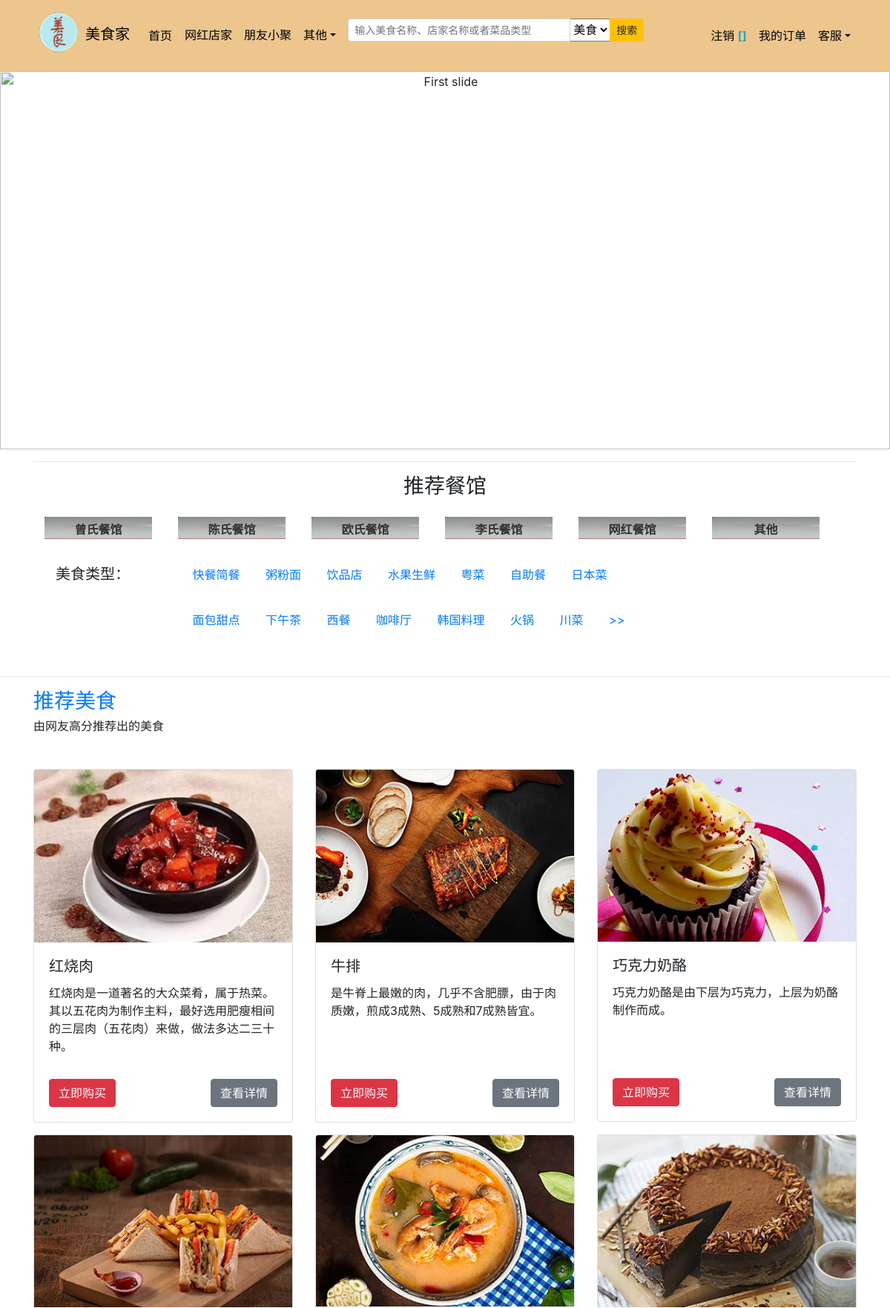
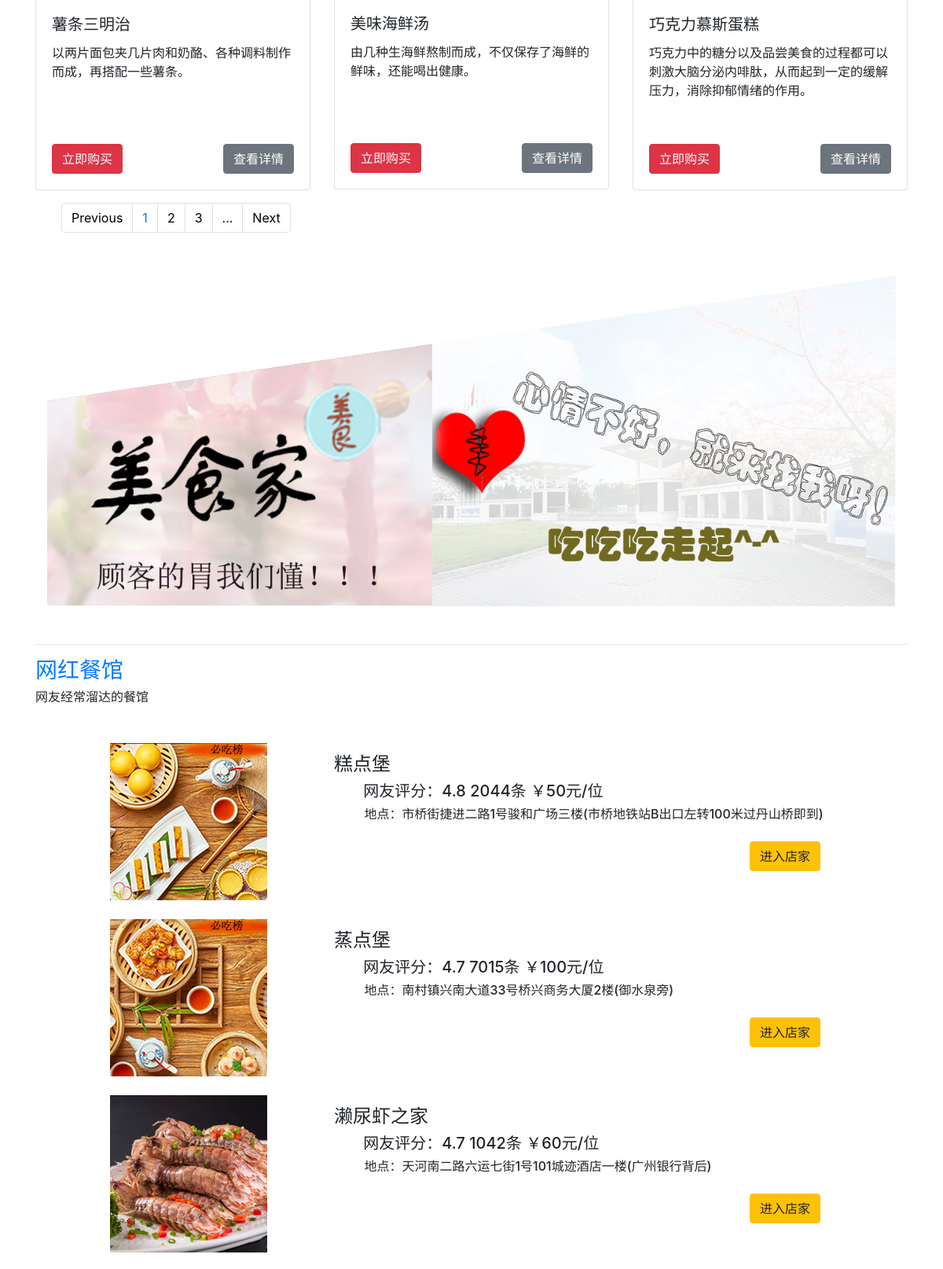
The page / (upper part) on the database its author committed (2 pictures, top to bottom).
### tables this page shows
CREATE TABLE `food` (
  `foodid` int(4) unsigned zerofill NOT NULL AUTO_INCREMENT,
  `foodname` varchar(255) NOT NULL,
  `intoduce` varchar(255) NOT NULL,
  `more` varchar(550) NOT NULL,
  `foodstore` varchar(255) DEFAULT NULL,
  `price` float(10,2) unsigned NOT NULL,
  `faddress` varchar(255) DEFAULT NULL,
  PRIMARY KEY (`foodid`)
);

CREATE TABLE `store` (
  `storeid` int(5) unsigned NOT NULL AUTO_INCREMENT,
  `storename` varchar(255) NOT NULL,
  `storecomment` varchar(255) NOT NULL,
  `address` varchar(255) NOT NULL,
  PRIMARY KEY (`storeid`)
);

### index.php (the view, shortened to what this page needs)
<?php
$mysqli  = new mysqli("localhost","root","sise","foods")  ;
$char="utf8";
mysqli_set_charset($mysqli,$char);
$result = $mysqli->query("select * from  food");
$store = $mysqli->query("select * from store");
$a=$_SESSION["un"];
?>
<html lang="zh-CN">
  <head>
    <link rel="stylesheet" href="css/bootstrap.min.css">
  </head>
  <body>
      <nav class="navbar navbar-dark navbar-expand-md sticky-top fixed-top" style="background:rgb(236, 198, 141)">
          <div class="container">
            <a class="navbar-brand fontsize1" href=""style="color:black"><img src="image/meishi.png" alt="">美食家</a>
            <div class=" navbar-collapse collapse" id="mynav" >
                <ul class="navbar-nav fontsize" >
                  <li class="nav-item">
                     <a href="index.php" class="nav-link btn fontsize"style="color:black"  >首页</a>
                   </li>
                   <li class="nav-item">
                     <a href="" class="nav-link" style="color:black">网红店家</a>
                   </li>
                   <li class="nav-item">
                     <a href="" class="nav-link" style="color:black">朋友小聚</a>
                   </li>
                    <li class="nav-item active dropdown" >
                    <a href="" class="nav-link dropdown-toggle" data-toggle="dropdown"style="color:black">其他</a>
                  </li>
                </ul>
                <form action="<?php echo $_SERVER['PHP_SELF'] ?>" method="post" class="ml-md-2">
                  <div class="input-group input-group-sm">
                    <input type="text" style="width:300px" name="lovefood" id=""  class=" form-control" placeholder="输入美食名称、店家名称或者菜品类型">
                      <select name="code" class="input-group-append" >
                          <option value="0">美食</option>
                      </select>
                    <div class="input-group-append">
                      <button type="submit" name="serch" class="btn btn-warning">搜索</button>
                    </div>
                  </div>
                </form>
                        <ul class="navbar-nav ml-auto">
                   <li class="nav-item">
                     <a href="home.html" class="nav-link"style="color:black">注销&nbsp;<b style="color: #28a4c9">[<?=$a?>]</b></a>
                   </li>
                            <li class="nav-item">
                                <a href="order.php" class="nav-link"style="color:black">我的订单</b></a>
                            </li>
                   <li class="nav-item  dropdown" >
                      <a href="" class="nav-link dropdown-toggle" data-toggle="dropdown"style="color:black">客服</a>
                    </li>
                 </ul>
             </div>
           </div>
         </nav>
    <div class="row" align="center">
      <div class="col">
        <div id="mycoursel" class="carousel slide" data-ride="carousel">
          <ol class="carousel-indicators">
            <li data-target="#mycoursel" data-slide-to="0" class="active"></li>
            <li data-target="#mycoursel" data-slide-to="1"></li>
            <li data-target="#mycoursel" data-slide-to="2"></li>
          </ol>
          <div class="carousel-inner "data-interval="1000" role="listbox">
              <div class="carousel-item active">
                 <img class="d-block" width="100%" height="510px" src="image/美食lunbo1.jpg" alt="First slide">
              </div>
            </div>
        </div>
      </div>
    </div>
            <div class="container mt-3 ">
    <div>
      <hr>
      <h3 class="text-center">推荐餐馆</h3>
      <div id="nav_container4" class="mt-4">
         <ul class="col-md-12 col-12">
            <li class="col-md-2 col-4"> <a href="">曾氏餐馆</a> </li>
            <li class="col-md-2 col-4"> <a href="learn.html">陈氏餐馆</a> </li>
            <li class="col-md-2 col-4"> <a href="">欧氏餐馆</a> </li>
            <li class="col-md-2 col-4"> <a href="">李氏餐馆</a> </li>
            <li class="col-md-2 col-4"> <a href="">网红餐馆</a> </li>
            <li class="col-md-2 col-4"> <a href="">其他</a> </li>
         </ul>
      </div>
      <div class="mt-5 col-md-12  ">
        <label for="" class="col-md-2 col-5 mt-3"><h5>美食类型：</h5></label>
        <a href="" class="col-md-2 col-4 text-center">快餐简餐</a>
        <a href="" class="col-md-2 col- text-center">粥粉面</a>
        <a href="" class="col-md-2 col-4 text-center">饮品店</a>
        <a href="" class="col-md-2 col-4 text-center">水果生鲜</a>
        <a href="" class="col-md-2 col-4 text-center">粤菜</a>
        <a href="" class="col-md-2 col-4 text-center">自助餐</a>
        <a href="" class="col-md-2 col-4 text-center">日本菜</a>
        <br>
      </div>
      <div class="mt-2 col-md-12 col-12 ">
        <label for="" class="col-md-2 col-6 mt-3"><h5></h5></label>
        <a href="" class="col-md-2 col-4 text-center">面包甜点</a>
        <a href="" class="col-md-2 col-2 text-center">下午茶</a>
         <a href="" class="col-md-2 col-4 text-center">西餐</a>
        <a href="" class="col-md-2 col-4 text-center">咖啡厅</a>
        <a href="" class="col-md-2 col-4 text-center">韩国料理</a>
        <a href="" class="col-md-2 col-4 text-center">火锅</a>
        <a href="" class="col-md-2 col-4 text-center">川菜</a>
        <a href="" class="col-md-2 col-4 text-center">&gt;&gt;</a>
      </div>
    <br/>
    <br/>
   </div>
</div>
 <hr>
 <div class="container mt-3">
    <h3 class=""> <a href="">推荐美食</a> </h3>
    <h6>由网友高分推荐出的美食</h6>
    <div class="row mt-5">
        <?php
        while($row=$result->fetch_array()) {
            ?>
            <div class="col-md-4">
                <div class="card mb-3">
                    <img src="image/<?php echo $row["foodid"] ?>.jpg" alt="" class="card-img-top">
                    <div class="card-body">
                        <h5 class=" card-title"><?php echo $row["foodname"] ?></h5>
                        <p class=" card-text" style="height:7em">
                            <?php echo $row["intoduce"] ?></p>
                        <button class=" btn btn-danger float-left"   ><a style="color:ghostwhite" href="buynow.php?id=<?php echo $row["foodid"] ?>& name=<?php echo $row["foodname"] ?>">立即购买</a></button>
                          <a class="btn btn-secondary float-right" role="button" name="lookinfo" href="lokinfo.php?id=<?php echo $row["foodid"] ?>& name=<?php echo $row["foodname"] ?>" >查看详情</a>
                    </div>
                </div>
            </div>
        <?php
        }
        ?>
        <nav class=" center ml-5">
            <ul class="pagination  col-md-12 col-12">
              <li class="page-item "><a class="page-link disabled "  style=" color:black">Previous</a></li>
              <li class="page-item"><a class="page-link active "  href="#">1</a></li>
              <li class="page-item"><a class="page-link " href="#" style=" color:black">2</a></li>
              <li class="page-item"><a class="page-link " href="#" style=" color:black">3</a></li>
              <li class="page-item"><a class="page-link " href="#" style=" color:black">...</a></li>
              <li class="page-item"><a class="page-link " href="#" style=" color:black">Next</a></li>
            </ul>
          </nav>
    </div>
    <div class="col-md-12 col-12">
        <img src="image/bb.jpg" alt="" class=" d-block" width="100%">
      </div>
      <hr class="mt-5">
      <h3 class=""> <a href="">网红餐馆</a> </h3>
      <h6>网友经常溜达的餐馆</h6>
     <div class="row form-group mt-4">
         <?php
         while($array=$store->fetch_array())
         {
             ?>
         <div class="col-md-3 offset-1 col-6 mt-4">
             <img src="image/<?php echo $array["storeid"] ?>.jpg" alt="" class="  ">
         </div>
         <div class="col-md-7 col-5 align-content-center align-self-center ">
             <h4 class=""><?php echo $array["storename"] ?></h4>
             <h5 class="">&nbsp; &nbsp; &nbsp; &nbsp;<?php echo $array["storecomment"] ?></h5>
             <h6>&nbsp; &nbsp; &nbsp; &nbsp; &nbsp;<?php echo $array["address"] ?></h6>
             <a class="btn btn-warning float-right mr-3 mt-3" href="#" role="button">进入店家</a>
         </div>
         <?php
         }
?>
      </div>
</div>
  </body>
</html>

### index.php (style rules this page uses)
ul { list-style: none; margin: 0; padding: 0; }
#nav_container4 { width:auto; }
#nav_container4 li { padding:0px; margin-bottom:1px; float:left; }
#nav_container4 a:link, #nav_container4 a:visited, #nav_container4 a:active { width:145px; background: url(image/bg5.gif) 0px -70px repeat-x; font-weight:bold; height:30px; padding-top:5px; display:block; text-align:center; border-bottom:1px solid rgb(177, 119, 119); text-decoration:none; color:#333; }

### rows shown on the page
food: foodid (picture), foodname "红烧肉", intoduce "红烧肉是一道著名的大众菜肴，属于热菜。其以五花肉为制作主料，最好选用肥瘦相间的三层肉（五花肉）来做，做法多达二三十种。"
food: foodid (picture), foodname "牛排", intoduce "是牛脊上最嫩的肉，几乎不含肥膘，由于肉质嫩，煎成3成熟、5成熟和7成熟皆宜。"
food: foodid (picture), foodname "巧克力奶酪", intoduce "巧克力奶酪是由下层为巧克力，上层为奶酪制作而成。"
food: foodid (picture), foodname "薯条三明治", intoduce "以两片面包夹几片肉和奶酪、各种调料制作而成，再搭配一些薯条。"
food: foodid (picture), foodname "美味海鲜汤", intoduce "由几种生海鲜熬制而成，不仅保存了海鲜的鲜味，还能喝出健康。"
food: foodid (picture), foodname "巧克力慕斯蛋糕", intoduce "巧克力中的糖分以及品尝美食的过程都可以刺激大脑分泌内啡肽，从而起到一定的缓解压力，消除抑郁情绪的作用。"
store: storeid (picture), storename "糕点堡", storecomment "网友评分：4.8 2044条 ￥50元/位", address "地点：市桥街捷进二路1号骏和广场三楼(市桥地铁站B出口左转100米过丹山桥即到)"
store: storeid (picture), storename "蒸点堡", storecomment "网友评分：4.7 7015条 ￥100元/位", address "地点：南村镇兴南大道33号桥兴商务大厦2楼(御水泉旁)"
store: storeid (picture), storename "濑尿虾之家", storecomment "网友评分：4.7 1042条 ￥60元/位", address "地点：天河南二路六运七街1号101城迹酒店一楼(广州银行背后)"
